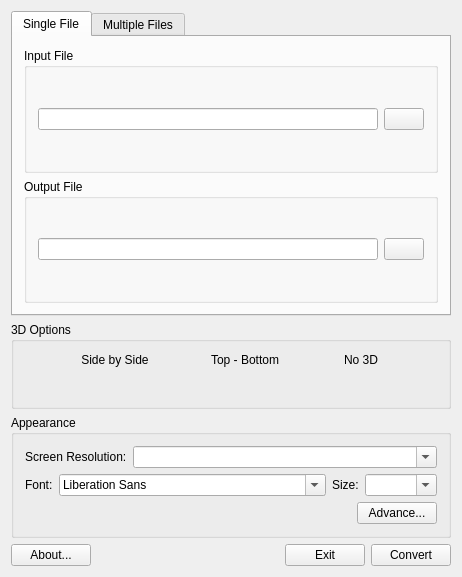
<?xml version="1.0" encoding="UTF-8"?>
<ui version="4.0">
 <class>sub3dtoolgui</class>
 <widget class="QWidget" name="sub3dtoolgui">
  <property name="geometry">
   <rect>
    <x>0</x>
    <y>0</y>
    <width>462</width>
    <height>577</height>
   </rect>
  </property>
  <property name="sizePolicy">
   <sizepolicy hsizetype="Fixed" vsizetype="Fixed">
    <horstretch>0</horstretch>
    <verstretch>0</verstretch>
   </sizepolicy>
  </property>
  <property name="windowTitle">
   <string>sub3dtoolgui</string>
  </property>
  <property name="windowIcon">
   <iconset resource="sub3dtool-gui-images.qrc">
    <normaloff>:/icons/images/logo_sub3dtool.png</normaloff>:/icons/images/logo_sub3dtool.png</iconset>
  </property>
  <property name="locale">
   <locale language="English" country="UnitedStates"/>
  </property>
  <layout class="QVBoxLayout" name="verticalLayout">
   <item>
    <widget class="QTabWidget" name="tabFilesSelect">
     <property name="currentIndex">
      <number>0</number>
     </property>
     <widget class="QWidget" name="tabSingleFile">
      <attribute name="title">
       <string>Single File</string>
      </attribute>
      <layout class="QVBoxLayout" name="verticalLayout_3">
       <item>
        <widget class="QGroupBox" name="groupBox">
         <property name="title">
          <string>Input File</string>
         </property>
         <layout class="QHBoxLayout" name="horizontalLayout">
          <item>
           <widget class="QLineEdit" name="lineEditFileIn"/>
          </item>
          <item>
           <widget class="QPushButton" name="buttonOpenFileIn">
            <property name="text">
             <string/>
            </property>
            <property name="icon">
             <iconset resource="sub3dtool-gui-images.qrc">
              <normaloff>:/icons/images/folder-documents-icon.png</normaloff>:/icons/images/folder-documents-icon.png</iconset>
            </property>
            <property name="iconSize">
             <size>
              <width>24</width>
              <height>24</height>
             </size>
            </property>
           </widget>
          </item>
         </layout>
        </widget>
       </item>
       <item>
        <widget class="QGroupBox" name="groupBox_2">
         <property name="title">
          <string>Output File</string>
         </property>
         <layout class="QHBoxLayout" name="horizontalLayout_2">
          <item>
           <widget class="QLineEdit" name="lineEditFileOut"/>
          </item>
          <item>
           <widget class="QPushButton" name="buttonOpenFileOut">
            <property name="text">
             <string/>
            </property>
            <property name="icon">
             <iconset resource="sub3dtool-gui-images.qrc">
              <normaloff>:/icons/images/folder-documents-icon.png</normaloff>:/icons/images/folder-documents-icon.png</iconset>
            </property>
            <property name="iconSize">
             <size>
              <width>24</width>
              <height>24</height>
             </size>
            </property>
           </widget>
          </item>
         </layout>
        </widget>
       </item>
      </layout>
     </widget>
     <widget class="QWidget" name="tabMultipleFiles">
      <attribute name="title">
       <string>Multiple Files</string>
      </attribute>
      <layout class="QHBoxLayout" name="horizontalLayout_3">
       <item>
        <widget class="QTableWidget" name="table">
         <property name="sizePolicy">
          <sizepolicy hsizetype="MinimumExpanding" vsizetype="MinimumExpanding">
           <horstretch>0</horstretch>
           <verstretch>0</verstretch>
          </sizepolicy>
         </property>
         <column>
          <property name="text">
           <string>index</string>
          </property>
         </column>
         <column>
          <property name="text">
           <string>InFile</string>
          </property>
         </column>
         <column>
          <property name="text">
           <string>OutFile</string>
          </property>
         </column>
        </widget>
       </item>
       <item>
        <layout class="QVBoxLayout" name="verticalLayout_4">
         <item>
          <widget class="QPushButton" name="buttonAddMultipleFiles">
           <property name="text">
            <string>Add
Files</string>
           </property>
          </widget>
         </item>
         <item>
          <widget class="QPushButton" name="buttonAddMultipleDir">
           <property name="text">
            <string>Add
Directories</string>
           </property>
          </widget>
         </item>
         <item>
          <widget class="QPushButton" name="buttonRemoveMultpleFiles">
           <property name="text">
            <string>Remove</string>
           </property>
          </widget>
         </item>
         <item>
          <spacer name="verticalSpacer">
           <property name="orientation">
            <enum>Qt::Vertical</enum>
           </property>
           <property name="sizeHint" stdset="0">
            <size>
             <width>20</width>
             <height>40</height>
            </size>
           </property>
          </spacer>
         </item>
        </layout>
       </item>
      </layout>
     </widget>
    </widget>
   </item>
   <item>
    <widget class="QGroupBox" name="groupBox_3">
     <property name="title">
      <string>3D Options</string>
     </property>
     <layout class="QGridLayout" name="gridLayout">
      <item row="1" column="1">
       <widget class="QPushButton" name="button3DTB">
        <property name="sizePolicy">
         <sizepolicy hsizetype="Maximum" vsizetype="Maximum">
          <horstretch>0</horstretch>
          <verstretch>0</verstretch>
         </sizepolicy>
        </property>
        <property name="text">
         <string/>
        </property>
        <property name="icon">
         <iconset resource="sub3dtool-gui-images.qrc">
          <normaloff>:/icons/images/logo_TB.png</normaloff>:/icons/images/logo_TB.png</iconset>
        </property>
        <property name="iconSize">
         <size>
          <width>96</width>
          <height>64</height>
         </size>
        </property>
        <property name="checkable">
         <bool>true</bool>
        </property>
        <property name="flat">
         <bool>true</bool>
        </property>
       </widget>
      </item>
      <item row="1" column="2">
       <widget class="QPushButton" name="button3DN3D">
        <property name="sizePolicy">
         <sizepolicy hsizetype="Maximum" vsizetype="Maximum">
          <horstretch>0</horstretch>
          <verstretch>0</verstretch>
         </sizepolicy>
        </property>
        <property name="text">
         <string/>
        </property>
        <property name="icon">
         <iconset resource="sub3dtool-gui-images.qrc">
          <normaloff>:/icons/images/logo_N3D.png</normaloff>:/icons/images/logo_N3D.png</iconset>
        </property>
        <property name="iconSize">
         <size>
          <width>96</width>
          <height>64</height>
         </size>
        </property>
        <property name="checkable">
         <bool>true</bool>
        </property>
        <property name="flat">
         <bool>true</bool>
        </property>
       </widget>
      </item>
      <item row="1" column="0">
       <widget class="QPushButton" name="button3DSBS">
        <property name="sizePolicy">
         <sizepolicy hsizetype="Maximum" vsizetype="Maximum">
          <horstretch>0</horstretch>
          <verstretch>0</verstretch>
         </sizepolicy>
        </property>
        <property name="text">
         <string/>
        </property>
        <property name="icon">
         <iconset resource="sub3dtool-gui-images.qrc">
          <normaloff>:/icons/images/logo_SBS.png</normaloff>:/icons/images/logo_SBS.png</iconset>
        </property>
        <property name="iconSize">
         <size>
          <width>96</width>
          <height>64</height>
         </size>
        </property>
        <property name="checkable">
         <bool>true</bool>
        </property>
        <property name="checked">
         <bool>false</bool>
        </property>
        <property name="flat">
         <bool>true</bool>
        </property>
       </widget>
      </item>
      <item row="0" column="0">
       <widget class="QLabel" name="label3DSBS">
        <property name="text">
         <string>Side by Side</string>
        </property>
        <property name="alignment">
         <set>Qt::AlignCenter</set>
        </property>
       </widget>
      </item>
      <item row="0" column="1">
       <widget class="QLabel" name="label3DTB">
        <property name="text">
         <string>Top - Bottom</string>
        </property>
        <property name="alignment">
         <set>Qt::AlignCenter</set>
        </property>
       </widget>
      </item>
      <item row="0" column="2">
       <widget class="QLabel" name="label3DN3D">
        <property name="text">
         <string>No 3D</string>
        </property>
        <property name="alignment">
         <set>Qt::AlignCenter</set>
        </property>
       </widget>
      </item>
     </layout>
    </widget>
   </item>
   <item>
    <widget class="QGroupBox" name="groupBox_4">
     <property name="title">
      <string>Appearance</string>
     </property>
     <layout class="QVBoxLayout" name="verticalLayout_2">
      <item>
       <layout class="QHBoxLayout" name="horizontalLayout_6">
        <item>
         <widget class="QLabel" name="label">
          <property name="sizePolicy">
           <sizepolicy hsizetype="Maximum" vsizetype="Preferred">
            <horstretch>0</horstretch>
            <verstretch>0</verstretch>
           </sizepolicy>
          </property>
          <property name="text">
           <string>Screen Resolution:</string>
          </property>
         </widget>
        </item>
        <item>
         <widget class="QComboBox" name="comboResolution">
          <property name="editable">
           <bool>true</bool>
          </property>
          <property name="currentIndex">
           <number>-1</number>
          </property>
          <property name="maxVisibleItems">
           <number>8</number>
          </property>
         </widget>
        </item>
       </layout>
      </item>
      <item>
       <layout class="QHBoxLayout" name="horizontalLayout_7">
        <item>
         <widget class="QLabel" name="label_2">
          <property name="text">
           <string>Font:</string>
          </property>
         </widget>
        </item>
        <item>
         <widget class="QFontComboBox" name="fontComboBox">
          <property name="sizePolicy">
           <sizepolicy hsizetype="Expanding" vsizetype="Minimum">
            <horstretch>0</horstretch>
            <verstretch>0</verstretch>
           </sizepolicy>
          </property>
          <property name="editable">
           <bool>true</bool>
          </property>
          <property name="fontFilters">
           <set>QFontComboBox::AllFonts</set>
          </property>
         </widget>
        </item>
        <item>
         <widget class="QLabel" name="label_3">
          <property name="text">
           <string>Size:</string>
          </property>
         </widget>
        </item>
        <item>
         <widget class="QComboBox" name="comboFontSize">
          <property name="editable">
           <bool>true</bool>
          </property>
          <property name="currentIndex">
           <number>-1</number>
          </property>
         </widget>
        </item>
       </layout>
      </item>
      <item>
       <layout class="QHBoxLayout" name="horizontalLayout_8">
        <item>
         <spacer name="horizontalSpacer_2">
          <property name="orientation">
           <enum>Qt::Horizontal</enum>
          </property>
          <property name="sizeHint" stdset="0">
           <size>
            <width>40</width>
            <height>20</height>
           </size>
          </property>
         </spacer>
        </item>
        <item>
         <widget class="QPushButton" name="buttonAdvance">
          <property name="enabled">
           <bool>true</bool>
          </property>
          <property name="text">
           <string>Advance...</string>
          </property>
         </widget>
        </item>
       </layout>
      </item>
     </layout>
    </widget>
   </item>
   <item>
    <layout class="QHBoxLayout" name="horizontalLayout_4">
     <item>
      <widget class="QPushButton" name="buttonAbout">
       <property name="sizePolicy">
        <sizepolicy hsizetype="Maximum" vsizetype="Fixed">
         <horstretch>0</horstretch>
         <verstretch>0</verstretch>
        </sizepolicy>
       </property>
       <property name="text">
        <string>About...</string>
       </property>
      </widget>
     </item>
     <item>
      <spacer name="horizontalSpacer">
       <property name="orientation">
        <enum>Qt::Horizontal</enum>
       </property>
       <property name="sizeHint" stdset="0">
        <size>
         <width>40</width>
         <height>20</height>
        </size>
       </property>
      </spacer>
     </item>
     <item>
      <widget class="QPushButton" name="buttonExit">
       <property name="text">
        <string>Exit</string>
       </property>
      </widget>
     </item>
     <item>
      <widget class="QPushButton" name="buttonConvert">
       <property name="text">
        <string>Convert</string>
       </property>
      </widget>
     </item>
    </layout>
   </item>
  </layout>
 </widget>
 <layoutdefault spacing="6" margin="11"/>
 <resources>
  <include location="sub3dtool-gui-images.qrc"/>
 </resources>
 <connections>
  <connection>
   <sender>buttonExit</sender>
   <signal>clicked()</signal>
   <receiver>sub3dtoolgui</receiver>
   <slot>exit()</slot>
   <hints>
    <hint type="sourcelabel">
     <x>324</x>
     <y>371</y>
    </hint>
    <hint type="destinationlabel">
     <x>233</x>
     <y>197</y>
    </hint>
   </hints>
  </connection>
  <connection>
   <sender>buttonOpenFileIn</sender>
   <signal>clicked()</signal>
   <receiver>sub3dtoolgui</receiver>
   <slot>getFileIn()</slot>
   <hints>
    <hint type="sourcelabel">
     <x>407</x>
     <y>47</y>
    </hint>
    <hint type="destinationlabel">
     <x>233</x>
     <y>197</y>
    </hint>
   </hints>
  </connection>
  <connection>
   <sender>buttonOpenFileOut</sender>
   <signal>clicked()</signal>
   <receiver>sub3dtoolgui</receiver>
   <slot>getFileOut()</slot>
   <hints>
    <hint type="sourcelabel">
     <x>407</x>
     <y>116</y>
    </hint>
    <hint type="destinationlabel">
     <x>233</x>
     <y>197</y>
    </hint>
   </hints>
  </connection>
  <connection>
   <sender>button3DN3D</sender>
   <signal>clicked()</signal>
   <receiver>sub3dtoolgui</receiver>
   <slot>change3DModeN3D()</slot>
   <hints>
    <hint type="sourcelabel">
     <x>381</x>
     <y>185</y>
    </hint>
    <hint type="destinationlabel">
     <x>233</x>
     <y>197</y>
    </hint>
   </hints>
  </connection>
  <connection>
   <sender>button3DSBS</sender>
   <signal>clicked()</signal>
   <receiver>sub3dtoolgui</receiver>
   <slot>change3DModeSBS()</slot>
   <hints>
    <hint type="sourcelabel">
     <x>94</x>
     <y>185</y>
    </hint>
    <hint type="destinationlabel">
     <x>233</x>
     <y>197</y>
    </hint>
   </hints>
  </connection>
  <connection>
   <sender>button3DTB</sender>
   <signal>clicked()</signal>
   <receiver>sub3dtoolgui</receiver>
   <slot>change3DModeTB()</slot>
   <hints>
    <hint type="sourcelabel">
     <x>237</x>
     <y>185</y>
    </hint>
    <hint type="destinationlabel">
     <x>233</x>
     <y>197</y>
    </hint>
   </hints>
  </connection>
  <connection>
   <sender>buttonConvert</sender>
   <signal>clicked()</signal>
   <receiver>sub3dtoolgui</receiver>
   <slot>convert()</slot>
   <hints>
    <hint type="sourcelabel">
     <x>415</x>
     <y>371</y>
    </hint>
    <hint type="destinationlabel">
     <x>233</x>
     <y>197</y>
    </hint>
   </hints>
  </connection>
  <connection>
   <sender>lineEditFileIn</sender>
   <signal>editingFinished()</signal>
   <receiver>sub3dtoolgui</receiver>
   <slot>filesChangedIn()</slot>
   <hints>
    <hint type="sourcelabel">
     <x>182</x>
     <y>47</y>
    </hint>
    <hint type="destinationlabel">
     <x>224</x>
     <y>197</y>
    </hint>
   </hints>
  </connection>
  <connection>
   <sender>lineEditFileOut</sender>
   <signal>editingFinished()</signal>
   <receiver>sub3dtoolgui</receiver>
   <slot>filesChangedOut()</slot>
   <hints>
    <hint type="sourcelabel">
     <x>182</x>
     <y>116</y>
    </hint>
    <hint type="destinationlabel">
     <x>224</x>
     <y>197</y>
    </hint>
   </hints>
  </connection>
  <connection>
   <sender>comboFontSize</sender>
   <signal>editTextChanged(QString)</signal>
   <receiver>sub3dtoolgui</receiver>
   <slot>setFontSize(QString)</slot>
   <hints>
    <hint type="sourcelabel">
     <x>384</x>
     <y>290</y>
    </hint>
    <hint type="destinationlabel">
     <x>224</x>
     <y>197</y>
    </hint>
   </hints>
  </connection>
  <connection>
   <sender>comboFontSize</sender>
   <signal>currentIndexChanged(QString)</signal>
   <receiver>sub3dtoolgui</receiver>
   <slot>setFontSize(QString)</slot>
   <hints>
    <hint type="sourcelabel">
     <x>384</x>
     <y>290</y>
    </hint>
    <hint type="destinationlabel">
     <x>224</x>
     <y>197</y>
    </hint>
   </hints>
  </connection>
  <connection>
   <sender>comboResolution</sender>
   <signal>currentIndexChanged(QString)</signal>
   <receiver>sub3dtoolgui</receiver>
   <slot>setResolution(QString)</slot>
   <hints>
    <hint type="sourcelabel">
     <x>330</x>
     <y>255</y>
    </hint>
    <hint type="destinationlabel">
     <x>224</x>
     <y>197</y>
    </hint>
   </hints>
  </connection>
  <connection>
   <sender>comboResolution</sender>
   <signal>editTextChanged(QString)</signal>
   <receiver>sub3dtoolgui</receiver>
   <slot>setResolution(QString)</slot>
   <hints>
    <hint type="sourcelabel">
     <x>330</x>
     <y>255</y>
    </hint>
    <hint type="destinationlabel">
     <x>224</x>
     <y>197</y>
    </hint>
   </hints>
  </connection>
  <connection>
   <sender>fontComboBox</sender>
   <signal>currentIndexChanged(QString)</signal>
   <receiver>sub3dtoolgui</receiver>
   <slot>setFont(QString)</slot>
   <hints>
    <hint type="sourcelabel">
     <x>182</x>
     <y>290</y>
    </hint>
    <hint type="destinationlabel">
     <x>224</x>
     <y>197</y>
    </hint>
   </hints>
  </connection>
  <connection>
   <sender>fontComboBox</sender>
   <signal>editTextChanged(QString)</signal>
   <receiver>sub3dtoolgui</receiver>
   <slot>setFont(QString)</slot>
   <hints>
    <hint type="sourcelabel">
     <x>182</x>
     <y>290</y>
    </hint>
    <hint type="destinationlabel">
     <x>224</x>
     <y>197</y>
    </hint>
   </hints>
  </connection>
  <connection>
   <sender>buttonAbout</sender>
   <signal>clicked()</signal>
   <receiver>sub3dtoolgui</receiver>
   <slot>showAbout()</slot>
   <hints>
    <hint type="sourcelabel">
     <x>396</x>
     <y>23</y>
    </hint>
    <hint type="destinationlabel">
     <x>224</x>
     <y>208</y>
    </hint>
   </hints>
  </connection>
  <connection>
   <sender>buttonAdvance</sender>
   <signal>clicked()</signal>
   <receiver>sub3dtoolgui</receiver>
   <slot>showAdvance()</slot>
   <hints>
    <hint type="sourcelabel">
     <x>398</x>
     <y>409</y>
    </hint>
    <hint type="destinationlabel">
     <x>230</x>
     <y>239</y>
    </hint>
   </hints>
  </connection>
  <connection>
   <sender>buttonAddMultipleFiles</sender>
   <signal>clicked()</signal>
   <receiver>sub3dtoolgui</receiver>
   <slot>addMultipleFiles()</slot>
   <hints>
    <hint type="sourcelabel">
     <x>398</x>
     <y>63</y>
    </hint>
    <hint type="destinationlabel">
     <x>230</x>
     <y>288</y>
    </hint>
   </hints>
  </connection>
  <connection>
   <sender>buttonRemoveMultpleFiles</sender>
   <signal>clicked()</signal>
   <receiver>sub3dtoolgui</receiver>
   <slot>removeMultipleFiles()</slot>
   <hints>
    <hint type="sourcelabel">
     <x>398</x>
     <y>96</y>
    </hint>
    <hint type="destinationlabel">
     <x>230</x>
     <y>288</y>
    </hint>
   </hints>
  </connection>
  <connection>
   <sender>buttonAddMultipleDir</sender>
   <signal>clicked()</signal>
   <receiver>sub3dtoolgui</receiver>
   <slot>addMultipleDir()</slot>
   <hints>
    <hint type="sourcelabel">
     <x>393</x>
     <y>121</y>
    </hint>
    <hint type="destinationlabel">
     <x>230</x>
     <y>288</y>
    </hint>
   </hints>
  </connection>
 </connections>
 <slots>
  <signal>closeProgram()</signal>
  <slot>initGui()</slot>
  <slot>checkTool()</slot>
  <slot>getFileOut()</slot>
  <slot>getFileIn()</slot>
  <slot>change3DModeSBS()</slot>
  <slot>change3DModeTB()</slot>
  <slot>change3DModeN3D()</slot>
  <slot>convert()</slot>
  <slot>filesChangedIn()</slot>
  <slot>setFontSize(QString)</slot>
  <slot>setResolution(QString)</slot>
  <slot>setFont(QString)</slot>
  <slot>showAbout()</slot>
  <slot>exit()</slot>
  <slot>showAdvance()</slot>
  <slot>filesChangedOut()</slot>
  <slot>addMultipleFiles()</slot>
  <slot>removeMultipleFiles()</slot>
  <slot>addMultipleDir()</slot>
 </slots>
</ui>
